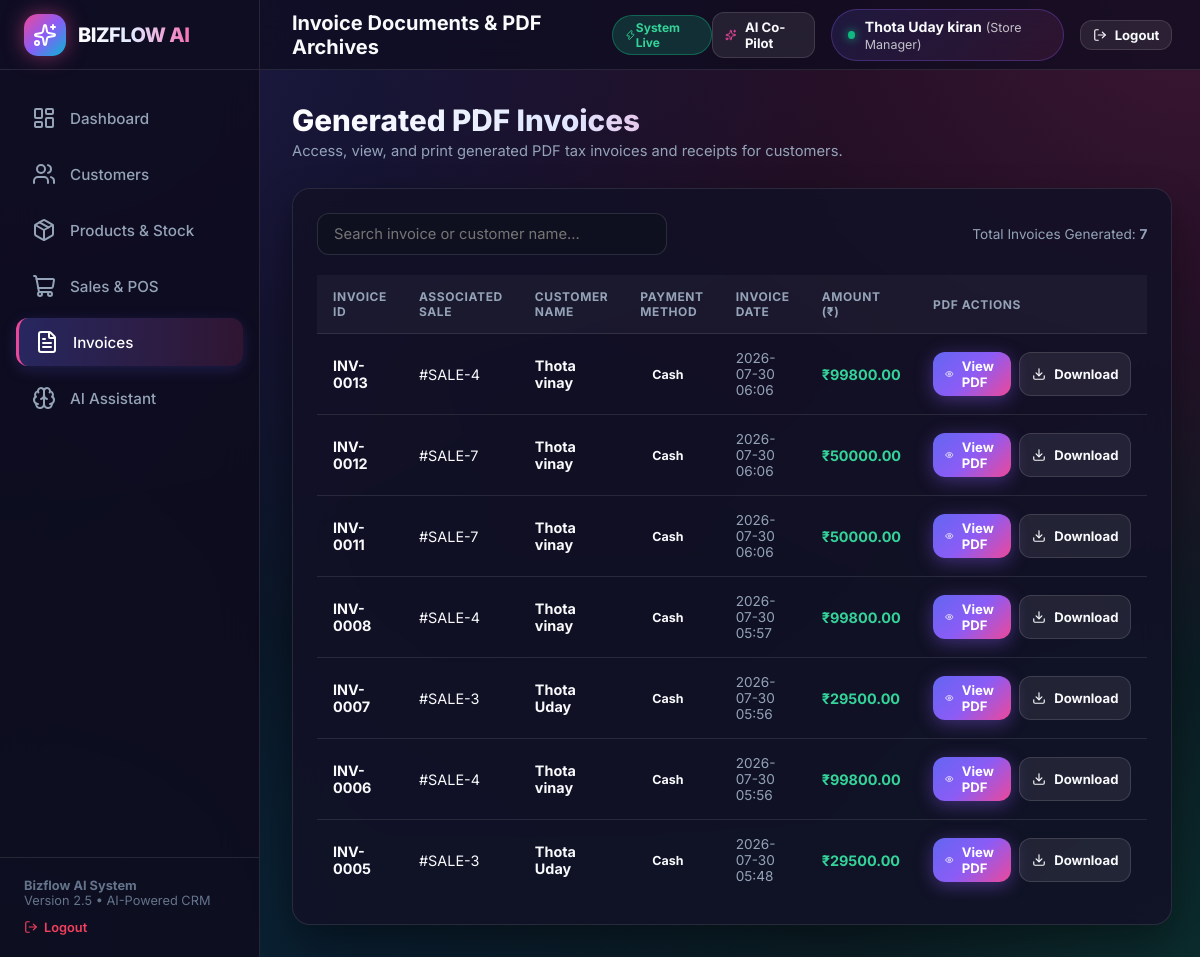
The page /invoices (signed in) on the database its author committed.
### tables this page shows
CREATE TABLE users (
            user_id INTEGER PRIMARY KEY AUTOINCREMENT,
            username TEXT UNIQUE NOT NULL,
            email TEXT UNIQUE NOT NULL,
            password_hash TEXT NOT NULL,
            name TEXT NOT NULL,
            role TEXT DEFAULT 'Admin',
            reset_question TEXT DEFAULT 'What is your store name?',
            reset_answer TEXT DEFAULT 'Bizflow Store',
            created_at TIMESTAMP DEFAULT CURRENT_TIMESTAMP
        );

CREATE TABLE invoices (
            invoice_id INTEGER PRIMARY KEY AUTOINCREMENT,
            sale_id INTEGER NOT NULL,
            customer_id INTEGER NOT NULL,
            file_path TEXT NOT NULL,
            date TIMESTAMP DEFAULT CURRENT_TIMESTAMP,
            amount REAL NOT NULL, user_id INTEGER DEFAULT 1,
            FOREIGN KEY (sale_id) REFERENCES sales (sale_id),
            FOREIGN KEY (customer_id) REFERENCES customers (customer_id)
        );

CREATE TABLE customers (
            customer_id INTEGER PRIMARY KEY AUTOINCREMENT,
            name TEXT NOT NULL,
            phone TEXT NOT NULL,
            email TEXT,
            address TEXT,
            created_at TIMESTAMP DEFAULT CURRENT_TIMESTAMP
        , user_id INTEGER DEFAULT 1);

CREATE TABLE sales (
            sale_id INTEGER PRIMARY KEY AUTOINCREMENT,
            customer_id INTEGER NOT NULL,
            total_amount REAL NOT NULL,
            discount REAL DEFAULT 0.0,
            date TIMESTAMP DEFAULT CURRENT_TIMESTAMP,
            status TEXT DEFAULT 'Completed', user_id INTEGER DEFAULT 1, payment_method TEXT DEFAULT 'Cash',
            FOREIGN KEY (customer_id) REFERENCES customers (customer_id)
        );

### app.py (the view)
@app.route('/invoices')
@login_required
def invoices_page():
    user_id = session['user_id']
    invoices = get_all_invoices(user_id)
    return render_template('invoices.html', active_page='invoices', invoices=invoices)

### app.py (called while the page is built)
@app.context_processor
def inject_user():
    user_id = session.get('user_id')
    if user_id:
        user = get_user_by_id(user_id)
        return dict(current_user=user)
    return dict(current_user=None)

def login_required(f):
    @wraps(f)
    def decorated_function(*args, **kwargs):
        if not session.get('user_id'):
            flash('Please sign in to access your Bizflow AI workspace.', 'error')
            return redirect(url_for('login_route'))
        return f(*args, **kwargs)
    return decorated_function

### database.py (called while the page is built)
def get_db_connection():
    conn = sqlite3.connect(DATABASE_PATH)
    conn.row_factory = sqlite3.Row
    return conn

### models.py (called while the page is built)
def get_user_by_id(user_id):
    conn = get_db_connection()
    user = conn.execute('SELECT * FROM users WHERE user_id = ?', (user_id,)).fetchone()
    conn.close()
    return dict(user) if user else None

def get_all_invoices(user_id):
    conn = get_db_connection()
    invoices = conn.execute('''
        SELECT i.*, c.name as customer_name, s.date as sale_date, s.payment_method
        FROM invoices i
        JOIN customers c ON i.customer_id = c.customer_id
        JOIN sales s ON i.sale_id = s.sale_id
        WHERE i.user_id = ?
        ORDER BY i.date DESC
    ''', (user_id,)).fetchall()
    conn.close()
    return [dict(inv) for inv in invoices]

### templates/invoices.html (shortened to what this page needs)
{% extends 'base.html' %}
{% block page_heading %}Invoice Documents & PDF Archives{% endblock %}
{% block content %}
<div class="page-header">
    <div class="page-title-group">
        <h1>Generated PDF Invoices</h1>
        <p>Access, view, and print generated PDF tax invoices and receipts for customers.</p>
    </div>
</div>
<div class="card">
    <div style="display:flex; justify-content:space-between; align-items:center; margin-bottom:20px; gap:16px;">
        <div style="position:relative; flex:1; max-width:350px;">
            <input type="text" class="form-control table-search" data-table="invoicesTable" placeholder="Search invoice or customer name...">
        </div>
        <div style="font-size:0.85rem; color:var(--text-muted);">
            Total Invoices Generated: <b>{{ invoices|length }}</b>
        </div>
    </div>
    <div class="table-container">
        <table id="invoicesTable">
            <thead>
                <tr>
                    <th>Invoice ID</th>
                    <th>Associated Sale</th>
                    <th>Customer Name</th>
                    <th>Payment Method</th>
                    <th>Invoice Date</th>
                    <th>Amount (₹)</th>
                    <th>PDF Actions</th>
                </tr>
            </thead>
            <tbody>
                {% if invoices %}
                    {% for inv in invoices %}
                    <tr>
                        <td><b>INV-{{ "%04d"|format(inv.invoice_id) }}</b></td>
                        <td>#SALE-{{ inv.sale_id }}</td>
                        <td><b>{{ inv.customer_name }}</b></td>
                        <td><span class="badge badge-indigo">{{ inv.payment_method or 'Cash' }}</span></td>
                        <td style="color:var(--text-muted); font-size:0.85rem;">{{ inv.date[:16] }}</td>
                        <td><strong style="color:#34D399;">₹{{ "%.2f"|format(inv.amount) }}</strong></td>
                        <td>
                            <div style="display:flex; gap:8px;">
                                <a href="{{ url_for('download_invoice_file', invoice_id=inv.invoice_id) }}" target="_blank" class="btn btn-primary btn-sm">
                                    <i data-lucide="eye" style="width:14px; height:14px;"></i> View PDF
                                </a>
                                <a href="{{ url_for('download_invoice_file', invoice_id=inv.invoice_id) }}?download=1" class="btn btn-secondary btn-sm">
                                    <i data-lucide="download" style="width:14px; height:14px;"></i> Download
                                </a>
                            </div>
                        </td>
                    </tr>
                    {% endfor %}
                {% else %}
                    <tr>
                        <td colspan="7" style="text-align:center; color: var(--text-muted);">No invoices generated yet. Create a sale in the Sales & POS page to generate your first invoice!</td>
                    </tr>
                {% endif %}
            </tbody>
        </table>
    </div>
</div>
{% endblock %}

### templates/base.html (shortened to what this page needs)
<!DOCTYPE html>
<html lang="en">
<head>
    <link rel="stylesheet" href="{{ url_for('static', filename='css/style.css') }}">
</head>
<body>
    <aside class="sidebar">
        <a href="{{ url_for('index') }}" class="brand-container" style="text-decoration: none;">
            <div class="brand-icon">
                <i data-lucide="sparkles"></i>
            </div>
            <span class="brand-title">BIZFLOW AI</span>
        </a>
        <ul class="nav-menu">
            <li class="nav-item {% if active_page == 'dashboard' %}active{% endif %}">
                <a href="{{ url_for('dashboard') }}">
                    <i data-lucide="layout-dashboard"></i>
                    <span>Dashboard</span>
                </a>
            </li>
            <li class="nav-item {% if active_page == 'customers' %}active{% endif %}">
                <a href="{{ url_for('customers_page') }}">
                    <i data-lucide="users"></i>
                    <span>Customers</span>
                </a>
            </li>
            <li class="nav-item {% if active_page == 'products' %}active{% endif %}">
                <a href="{{ url_for('products_page') }}">
                    <i data-lucide="package"></i>
                    <span>Products & Stock</span>
                </a>
            </li>
            <li class="nav-item {% if active_page == 'sales' %}active{% endif %}">
                <a href="{{ url_for('sales_page') }}">
                    <i data-lucide="shopping-cart"></i>
                    <span>Sales & POS</span>
                </a>
            </li>
            <li class="nav-item {% if active_page == 'invoices' %}active{% endif %}">
                <a href="{{ url_for('invoices_page') }}">
                    <i data-lucide="file-text"></i>
                    <span>Invoices</span>
                </a>
            </li>
            <li class="nav-item {% if active_page == 'ai' %}active{% endif %}">
                <a href="{{ url_for('ai_assistant_page') }}">
                    <i data-lucide="brain"></i>
                    <span>AI Assistant</span>
                </a>
            </li>
        </ul>
        <div class="sidebar-footer">
            <p><strong>Bizflow AI System</strong></p>
            <p>Version 2.5 • AI-Powered CRM</p>
            <div style="margin-top:12px;">
                <a href="{{ url_for('logout_route') }}" style="color:var(--accent-rose); text-decoration:none; font-weight:600; display:inline-flex; align-items:center; gap:6px;">
                    <i data-lucide="log-out" style="width:14px; height:14px;"></i> Logout
                </a>
            </div>
        </div>
    </aside>
    <div class="main-wrapper">
        <header class="top-header">
            <div style="display:flex; align-items:center; gap:16px;">
                <div class="header-title">{% block page_heading %}Dashboard{% endblock %}</div>
                <span class="badge badge-emerald" style="font-size:0.75rem;"><i data-lucide="zap" style="width:12px;"></i> System Live</span>
            </div>
            <div class="header-actions">
                <a href="{{ url_for('ai_assistant_page') }}" class="btn btn-secondary btn-sm" title="Ask Gemini AI">
                    <i data-lucide="sparkles" style="color:#EC4899; width:14px; height:14px;"></i> AI Co-Pilot
                </a>
                <div class="user-badge">
                    <span class="status-dot"></span>
                    <span><strong>{{ current_user['name'] if current_user else 'Store Manager' }}</strong> <span style="opacity:0.75; font-size:0.78rem;">({{ current_user['role'] if current_user else 'Store Manager' }})</span></span>
                </div>
                <a href="{{ url_for('logout_route') }}" class="btn btn-secondary btn-sm" title="Log out of session">
                    <i data-lucide="log-out" style="width:14px; height:14px;"></i> Logout
                </a>
            </div>
        </header>
        <main class="content-body">
            {% block content %}{% endblock %}
        </main>
    </div>
</body>
</html>

### rows shown on the page
users: name "Thota Uday kiran", role "Store Manager"
invoices: invoice_id "0013", sale_id "4", customer_name "Thota vinay", payment_method "Cash", date "2026-07-30 06:06", amount "99800.00"
invoices: invoice_id "0012", sale_id "7", customer_name "Thota vinay", payment_method "Cash", date "2026-07-30 06:06", amount "50000.00"
invoices: invoice_id "0011", sale_id "7", customer_name "Thota vinay", payment_method "Cash", date "2026-07-30 06:06", amount "50000.00"
invoices: invoice_id "0008", sale_id "4", customer_name "Thota vinay", payment_method "Cash", date "2026-07-30 05:57", amount "99800.00"
invoices: invoice_id "0007", sale_id "3", customer_name "Thota Uday", payment_method "Cash", date "2026-07-30 05:56", amount "29500.00"
invoices: invoice_id "0006", sale_id "4", customer_name "Thota vinay", payment_method "Cash", date "2026-07-30 05:56", amount "99800.00"
invoices: invoice_id "0005", sale_id "3", customer_name "Thota Uday", payment_method "Cash", date "2026-07-30 05:48", amount "29500.00"

### other values the page prints
{{ invoices|length }} "7"
